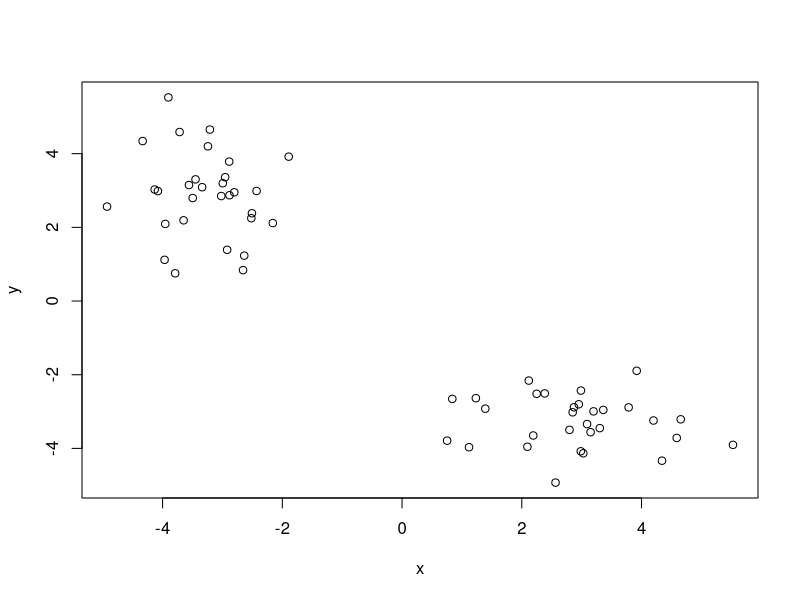
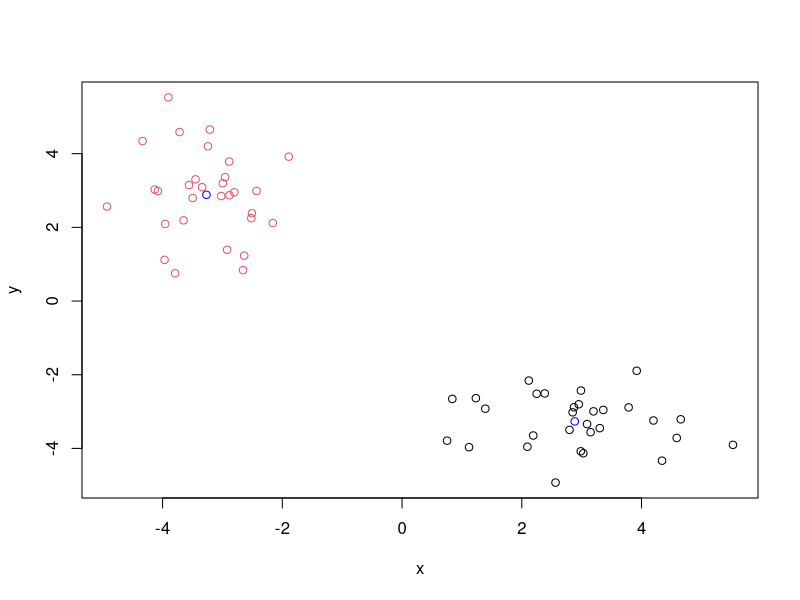
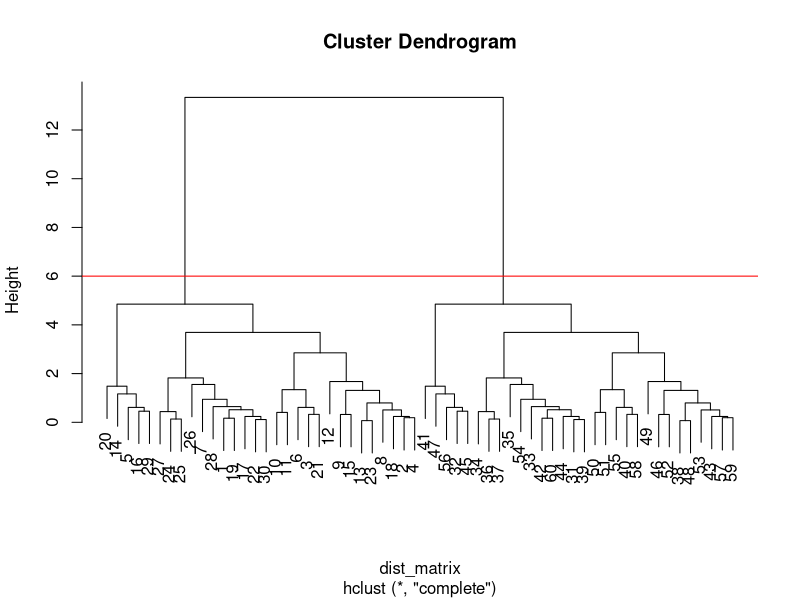
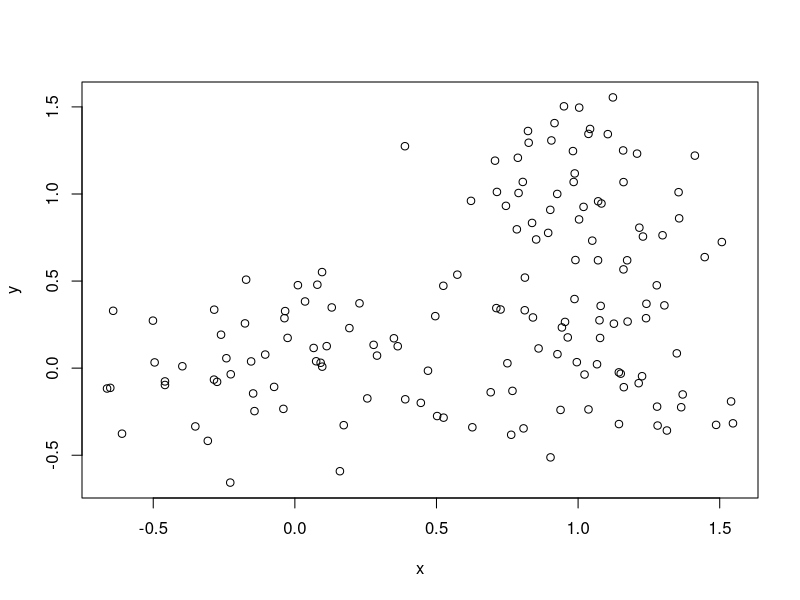
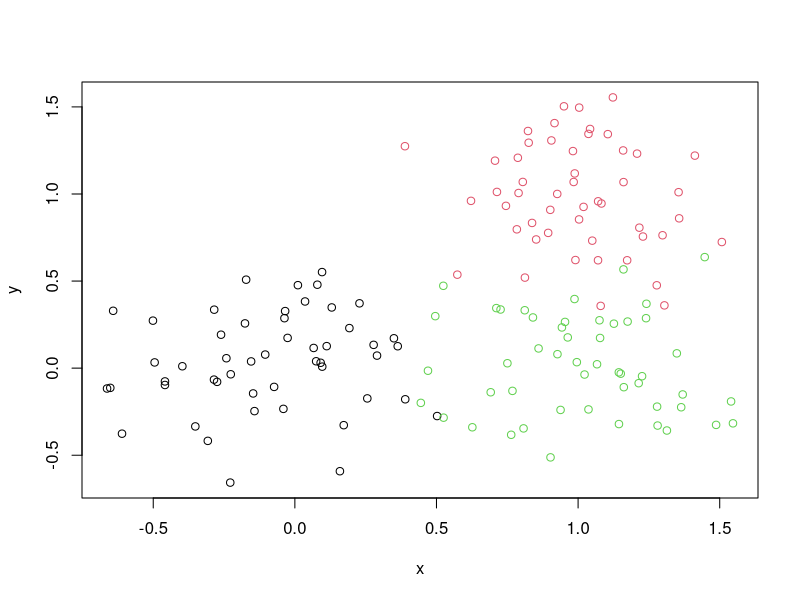
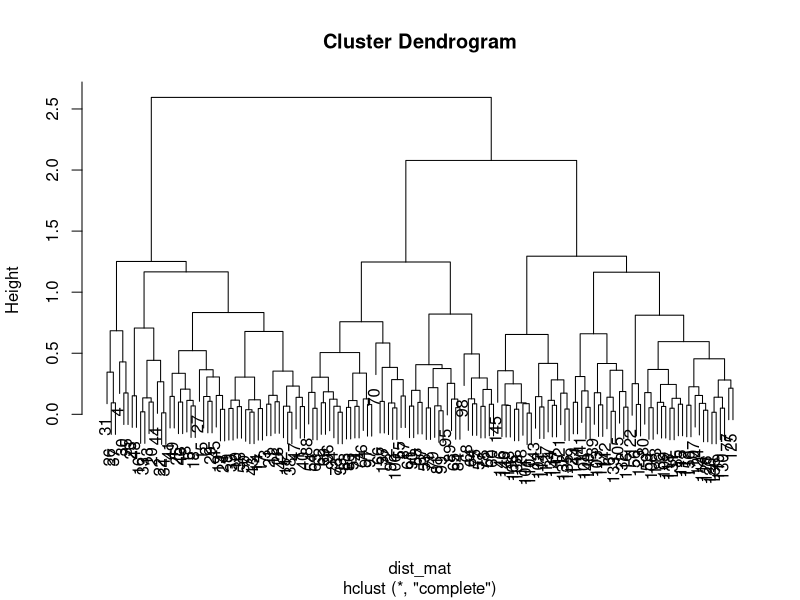

R code for these plots, in order:
## ---- chunk 1
knitr::opts_chunk$set(echo = TRUE)
## ---- chunk 2
tmp <- c(rnorm(30,-3), rnorm(30, 3))
x <-  cbind(x=tmp, y=rev(tmp))
plot(x)
k <- kmeans(x, centers = 2, nstart=2000)
## ---- chunk 3
plot(x, col = k$cluster)
points(k$centers, col= "blue")
## ---- chunk 4
dist_matrix <- dist(x)
hc <- hclust(dist_matrix)
hc
plot(hc)
abline(h=6, col="red")
grps <-  cutree(hc, h=6)
## ---- chunk 5
# Step 1. Generate some example data for clustering
x <- rbind(
 matrix(rnorm(100, mean=0, sd = 0.3), ncol = 2), # c1
 matrix(rnorm(100, mean = 1, sd = 0.3), ncol = 2), # c2
 matrix(c(rnorm(50, mean = 1, sd = 0.3), # c3
 rnorm(50, mean = 0, sd = 0.3)), ncol = 2))
colnames(x) <- c("x", "y")
# Step 2. Plot the data without clustering
plot(x)
# Step 3. Generate colors for known clusters
# (just so we can compare to hclust results)
col <- as.factor( rep(c("c1","c2","c3"), each=50) )
plot(x, col=col)
dist_mat <- dist(x)
clust <- hclust(dist_mat)
grps <- cutree(clust, k=3)
grps
plot(clust, col=grps)
table(grps)
